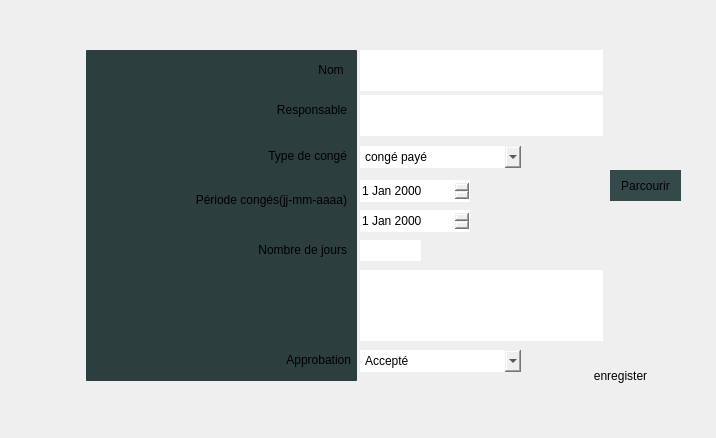
         <widget class="QWidget" name="tab_2">
          <attribute name="title">
           <string>Demande</string>
          </attribute>
          <widget class="QGroupBox" name="groupBox_9">
           <property name="enabled">
            <bool>true</bool>
           </property>
           <property name="geometry">
            <rect>
             <x>0</x>
             <y>-20</y>
             <width>707</width>
             <height>429</height>
            </rect>
           </property>
           <property name="styleSheet">
            <string notr="true">border-radius:0px;</string>
           </property>
           <widget class="QLineEdit" name="ajout_27">
            <property name="geometry">
             <rect>
              <x>360</x>
              <y>70</y>
              <width>243</width>
              <height>41</height>
             </rect>
            </property>
            <property name="styleSheet">
             <string notr="true">placeholder:&quot;collaborateur&quot;;</string>
            </property>
            <property name="text">
             <string/>
            </property>
            <property name="alignment">
             <set>Qt::AlignCenter</set>
            </property>
           </widget>
           <widget class="QPushButton" name="print_4">
            <property name="geometry">
             <rect>
              <x>570</x>
              <y>380</y>
              <width>101</width>
              <height>31</height>
             </rect>
            </property>
            <property name="text">
             <string>enregister</string>
            </property>
           </widget>
           <widget class="QLabel" name="label_59">
            <property name="geometry">
             <rect>
              <x>86</x>
              <y>70</y>
              <width>271</width>
              <height>331</height>
             </rect>
            </property>
            <property name="styleSheet">
             <string notr="true">font: 87 11pt &quot;Segoe UI Black&quot;;

border-radius:1px;
background-color: qlineargradient(spread:pad, x1:1, y1:1, x2:1, y2:1, stop:0 rgba(44, 62, 62, 255), stop:1 rgba(255, 255, 255, 255));
</string>
            </property>
            <property name="text">
             <string/>
            </property>
            <property name="alignment">
             <set>Qt::AlignCenter</set>
            </property>
           </widget>
           <widget class="QLabel" name="label_62">
            <property name="geometry">
             <rect>
              <x>256</x>
              <y>80</y>
              <width>91</width>
              <height>20</height>
             </rect>
            </property>
            <property name="layoutDirection">
             <enum>Qt::LeftToRight</enum>
            </property>
            <property name="text">
             <string>Nom </string>
            </property>
            <property name="alignment">
             <set>Qt::AlignRight|Qt::AlignTrailing|Qt::AlignVCenter</set>
            </property>
           </widget>
           <widget class="QLineEdit" name="ajout_28">
            <property name="geometry">
             <rect>
              <x>360</x>
              <y>115</y>
              <width>243</width>
              <height>41</height>
             </rect>
            </property>
            <property name="styleSheet">
             <string notr="true">placeholder:&quot;collaborateur&quot;;</string>
            </property>
            <property name="alignment">
             <set>Qt::AlignCenter</set>
            </property>
           </widget>
           <widget class="QLabel" name="label_63">
            <property name="geometry">
             <rect>
              <x>256</x>
              <y>120</y>
              <width>91</width>
              <height>20</height>
             </rect>
            </property>
            <property name="layoutDirection">
             <enum>Qt::LeftToRight</enum>
            </property>
            <property name="text">
             <string>Responsable</string>
            </property>
            <property name="alignment">
             <set>Qt::AlignRight|Qt::AlignTrailing|Qt::AlignVCenter</set>
            </property>
           </widget>
           <widget class="QComboBox" name="comboBox">
            <property name="geometry">
             <rect>
              <x>360</x>
              <y>166</y>
              <width>161</width>
              <height>22</height>
             </rect>
            </property>
            <item>
             <property name="text">
              <string>congé payé</string>
             </property>
            </item>
            <item>
             <property name="text">
              <string>congé maladie</string>
             </property>
            </item>
            <item>
             <property name="text">
              <string>congé sans solde</string>
             </property>
            </item>
            <item>
             <property name="text">
              <string>congé maternité ou paternité</string>
             </property>
            </item>
            <item>
             <property name="text">
              <string>congé sabbatique</string>
             </property>
            </item>
            <item>
             <property name="text">
              <string>congé pour événements familiaux</string>
             </property>
            </item>
            <item>
             <property name="text">
              <string>congé pour catastrophe naturelle</string>
             </property>
            </item>
            <item>
             <property name="text">
              <string extracomment="Veuillez choisir le type de congés "/>
             </property>
            </item>
           </widget>
           <widget class="QLabel" name="label_64">
            <property name="geometry">
             <rect>
              <x>256</x>
              <y>166</y>
              <width>91</width>
              <height>20</height>
             </rect>
            </property>
            <property name="layoutDirection">
             <enum>Qt::LeftToRight</enum>
            </property>
            <property name="text">
             <string>Type de congé</string>
            </property>
            <property name="alignment">
             <set>Qt::AlignRight|Qt::AlignTrailing|Qt::AlignVCenter</set>
            </property>
           </widget>
           <widget class="QLabel" name="label_65">
            <property name="geometry">
             <rect>
              <x>166</x>
              <y>210</y>
              <width>181</width>
              <height>20</height>
             </rect>
            </property>
            <property name="layoutDirection">
             <enum>Qt::LeftToRight</enum>
            </property>
            <property name="text">
             <string>Période congés(jj-mm-aaaa)</string>
            </property>
            <property name="alignment">
             <set>Qt::AlignRight|Qt::AlignTrailing|Qt::AlignVCenter</set>
            </property>
           </widget>
           <widget class="QLabel" name="label_66">
            <property name="geometry">
             <rect>
              <x>166</x>
              <y>260</y>
              <width>181</width>
              <height>20</height>
             </rect>
            </property>
            <property name="layoutDirection">
             <enum>Qt::LeftToRight</enum>
            </property>
            <property name="text">
             <string>Nombre de jours</string>
            </property>
            <property name="alignment">
             <set>Qt::AlignRight|Qt::AlignTrailing|Qt::AlignVCenter</set>
            </property>
           </widget>
           <widget class="QLineEdit" name="ajout_34">
            <property name="geometry">
             <rect>
              <x>360</x>
              <y>260</y>
              <width>61</width>
              <height>21</height>
             </rect>
            </property>
            <property name="styleSheet">
             <string notr="true">placeholder:&quot;collaborateur&quot;;</string>
            </property>
           </widget>
           <widget class="QLabel" name="label_image">
            <property name="geometry">
             <rect>
              <x>630</x>
              <y>230</y>
              <width>41</width>
              <height>31</height>
             </rect>
            </property>
            <property name="layoutDirection">
             <enum>Qt::LeftToRight</enum>
            </property>
            <property name="text">
             <string/>
            </property>
            <property name="alignment">
             <set>Qt::AlignRight|Qt::AlignTrailing|Qt::AlignVCenter</set>
            </property>
           </widget>
           <widget class="QLineEdit" name="ajout_35">
            <property name="geometry">
             <rect>
              <x>360</x>
              <y>290</y>
              <width>243</width>
              <height>71</height>
             </rect>
            </property>
            <property name="styleSheet">
             <string notr="true">placeholder:&quot;collaborateur&quot;;</string>
            </property>
            <property name="alignment">
             <set>Qt::AlignLeading|Qt::AlignLeft|Qt::AlignTop</set>
            </property>
           </widget>
           <widget class="QPushButton" name="print_5">
            <property name="geometry">
             <rect>
              <x>610</x>
              <y>190</y>
              <width>71</width>
              <height>31</height>
             </rect>
            </property>
            <property name="styleSheet">
             <string notr="true">background-color: qlineargradient(spread:pad, x1:1, y1:1, x2:1, y2:1, stop:0 rgba(52, 74, 74, 255), stop:1 rgba(255, 255, 255, 255));</string>
            </property>
            <property name="text">
             <string>Parcourir</string>
            </property>
           </widget>
           <widget class="QLabel" name="label_69">
            <property name="geometry">
             <rect>
              <x>170</x>
              <y>370</y>
              <width>181</width>
              <height>20</height>
             </rect>
            </property>
            <property name="layoutDirection">
             <enum>Qt::LeftToRight</enum>
            </property>
            <property name="text">
             <string>Approbation</string>
            </property>
            <property name="alignment">
             <set>Qt::AlignRight|Qt::AlignTrailing|Qt::AlignVCenter</set>
            </property>
           </widget>
           <widget class="QDateEdit" name="date_d">
            <property name="geometry">
             <rect>
              <x>360</x>
              <y>200</y>
              <width>110</width>
              <height>22</height>
             </rect>
            </property>
           </widget>
           <widget class="QDateEdit" name="date_f">
            <property name="geometry">
             <rect>
              <x>360</x>
              <y>230</y>
              <width>110</width>
              <height>22</height>
             </rect>
            </property>
           </widget>
           <widget class="QComboBox" name="comboBox_2">
            <property name="geometry">
             <rect>
              <x>360</x>
              <y>370</y>
              <width>161</width>
              <height>22</height>
             </rect>
            </property>
            <item>
             <property name="text">
              <string>Accepté</string>
             </property>
            </item>
            <item>
             <property name="text">
              <string>Refusé</string>
             </property>
            </item>
           </widget>
          </widget>
         </widget>
